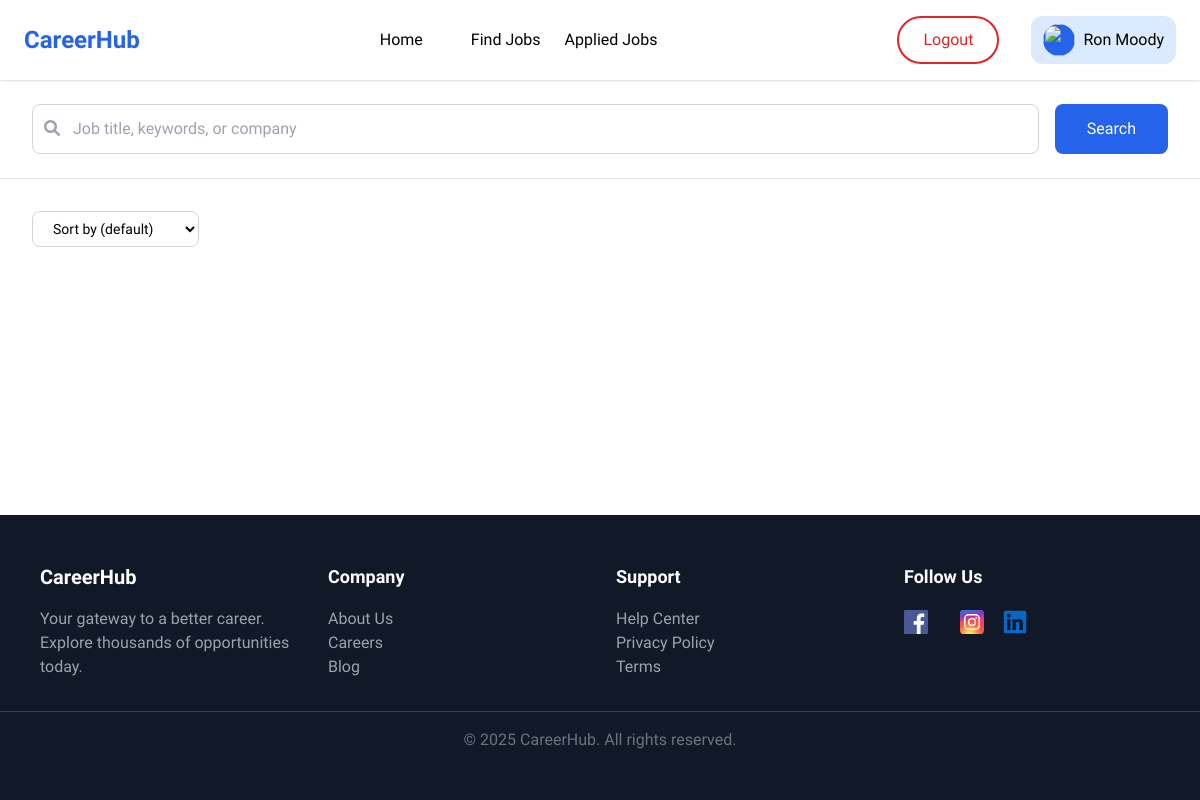
The app's page /jobs/ (signed in), older data.
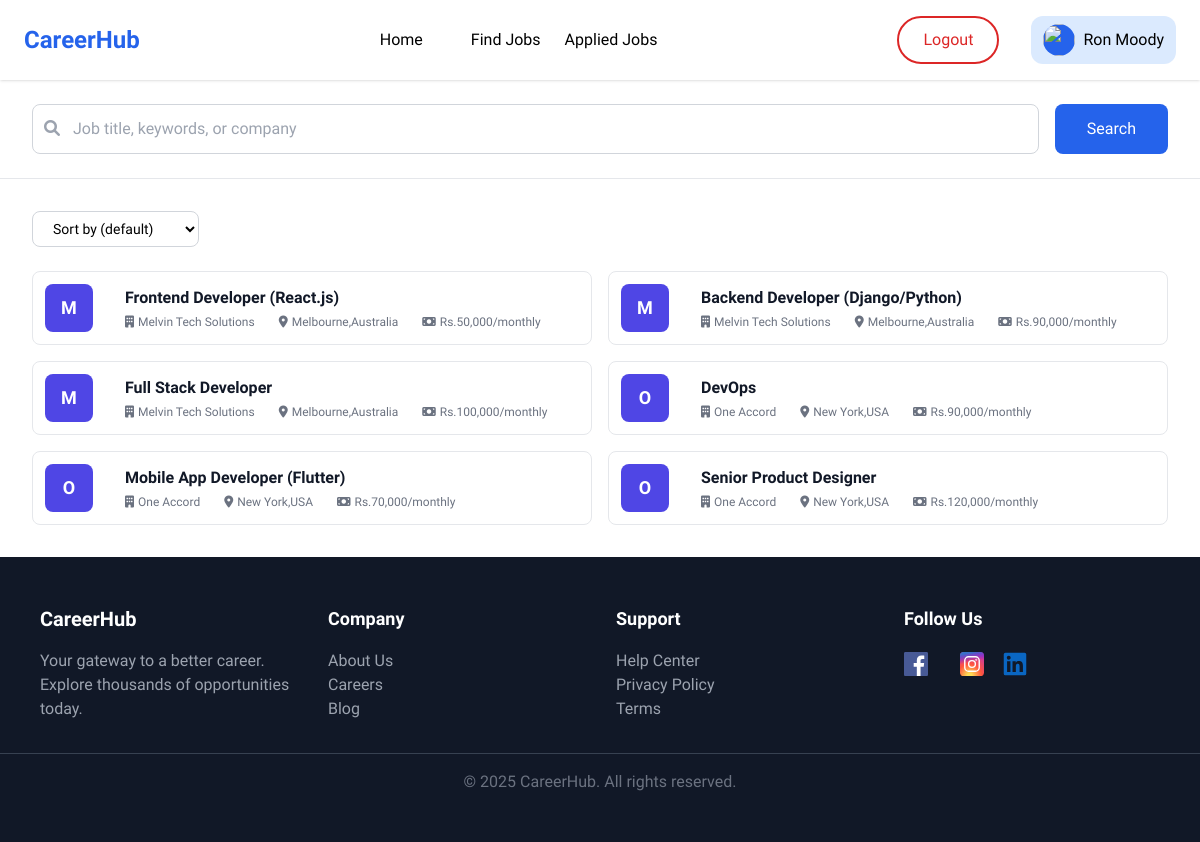
The same page, newer data.
### job_portal/models.py (models this page shows, shortened)
class JobPost(models.Model):
    company = models.ForeignKey(CompanyProfile, on_delete=models.CASCADE)
    title = models.CharField(max_length=255)
    description = models.TextField(blank=True)
    work_type = models.CharField(max_length=255, blank=True, null=True)
    salary = models.DecimalField(max_digits=10, decimal_places=2, blank=True, null=True)
    working_hours=models.CharField(max_length=100, blank=True, null=True)
    posted = models.DateTimeField(auto_now_add=True)

class CompanyProfile(models.Model):
    user = models.OneToOneField(User, on_delete=models.CASCADE,null=True, blank=True,related_name='company_profile')
    company_name = models.CharField(max_length=255, blank=True, null=True)
    company_description = models.TextField(blank=True, null=True)
    company_location=models.TextField(max_length=255,blank=True,null=True)
    company_logo = models.ImageField(upload_to='company_logos/', blank=True, null=True)

### job_portal/views.py (the view)
# urls.py: path('jobs/', v.jobs, name="jobs"),
def jobs(request):
    jobs= JobPost.objects.all()
    ctx = {
        "jobs": jobs
    }
    return render(request, "jobs.html",ctx)

### job_portal/context_processors.py (called while the page is built)
def user_role(request):
    role = None
    if request.user.is_authenticated:
        if JobSeekerProfile.objects.filter(user=request.user).exists():
            role = 'jobseeker'
        elif CompanyProfile.objects.filter(user=request.user).exists():
            role = 'employer'
        else:
            role = 'user'
    return {
        'user_role': role
    }

### job_portal/templates/jobs.html (shortened to what this page needs)
{% extends "common/layout.html" %}
{% load static %}
{% load humanize %}
{% block content %}
<script src="https://cdn.tailwindcss.com"></script>
<link href="https://cdnjs.cloudflare.com/ajax/libs/font-awesome/6.0.0/css/all.min.css" rel="stylesheet">
<div class="bg-white border-b">
    <div class="max-w-7xl mx-auto px-4 sm:px-6 lg:px-8 py-6">
        <div class="flex flex-col md:flex-row gap-4">
            <div class="flex-1">
                <div class="relative">
                    <i class="fas fa-search absolute left-3 top-8 transform -translate-y-1/2 text-gray-400"></i>
                    <input type="text" placeholder="Job title, keywords, or company" id="searchInput"
                        class="w-full pl-10 pr-4 py-3 border border-gray-300 rounded-lg focus:ring-2 focus:ring-blue-500 focus:border-transparent">
                </div>
            </div>
            <button class="bg-blue-600 hover:bg-blue-700 text-white px-8 py-3 rounded-lg font-medium"
                id="searchButton">Search</button>
        </div>
    </div>
</div>
<div class="max-w-7xl mx-auto px-4 sm:px-6 lg:px-8 py-8">
    <div class="flex justify-between items-center mb-6">
        <div class="flex gap-4">
            <select id="sortSelect" class="px-4 py-2 border border-gray-300 rounded-lg text-sm">
                <option value="">Sort by (default)</option>
            </select>
        </div>
    </div>
    <div class="grid grid-cols-1 lg:grid-cols-2 gap-4" id="searchResults">
        {% for job in jobs %}
        <a href="{% url 'job_details' job.id %}">
            <div
                class="bg-white rounded-lg border border-gray-200 p-3 hover:shadow-lg transition-shadow flex w-full items-center">
                <div class="flex justify-between items-start">
                    <div class="flex items-center space-x-4">
                        <div class="w-12 h-12 bg-indigo-600 rounded-lg flex items-center justify-center">
                            <span class="text-white text-lg font-bold">{{ job.company.company_name|slice:":1" }}</span>
                        </div>
                        <div>
                            <h3 class="font-semibold text-gray-900">{{ job.title }}</h3>
                            <div class="flex items-center justify-between gap-6 text-xs text-gray-500 mt-1">
                                <span class="flex items-center justify-center whitespace-no-wrap">
                                    <i class="fas fa-building mr-1"></i>
                                    {{ job.company.company_name }}</span>
                                <span class="flex items-center justify-center whitespace-no-wrap">
                                    <i class="fas fa-map-marker-alt mr-1"></i>{{ job.company.company_location }}</span>
                                <span class="flex items-center justify-center gap-1 whitespace-no-wrap">
                                    <i class="fa-solid fa-money-bill"></i>
                                    Rs.{{ job.salary|floatformat:0|intcomma }}/monthly</span>
                            </div>
                        </div>
                    </div>
                </div>
            </div>
        </a>
        {% endfor %}
    </div>
</div>
{% endblock %}

Row changes from the older to the newer data that the page shows:
added JobPost: company.company_name "M", title "Frontend Developer (React.js)", company.company_name "Melvin Tech Solutions", company.company_location "Melbourne,Australia", salary "50,000"
added JobPost: company.company_name "M", title "Backend Developer (Django/Python)", company.company_name "Melvin Tech Solutions", company.company_location "Melbourne,Australia", salary "90,000"
added JobPost: company.company_name "M", title "Full Stack Developer", company.company_name "Melvin Tech Solutions", company.company_location "Melbourne,Australia", salary "100,000"
added JobPost: company.company_name "O", title "DevOps", company.company_name "One Accord", company.company_location "New York,USA", salary "90,000"
added JobPost: company.company_name "O", title "Mobile App Developer (Flutter)", company.company_name "One Accord", company.company_location "New York,USA", salary "70,000"
added JobPost: company.company_name "O", title "Senior Product Designer", company.company_name "One Accord", company.company_location "New York,USA", salary "120,000"
